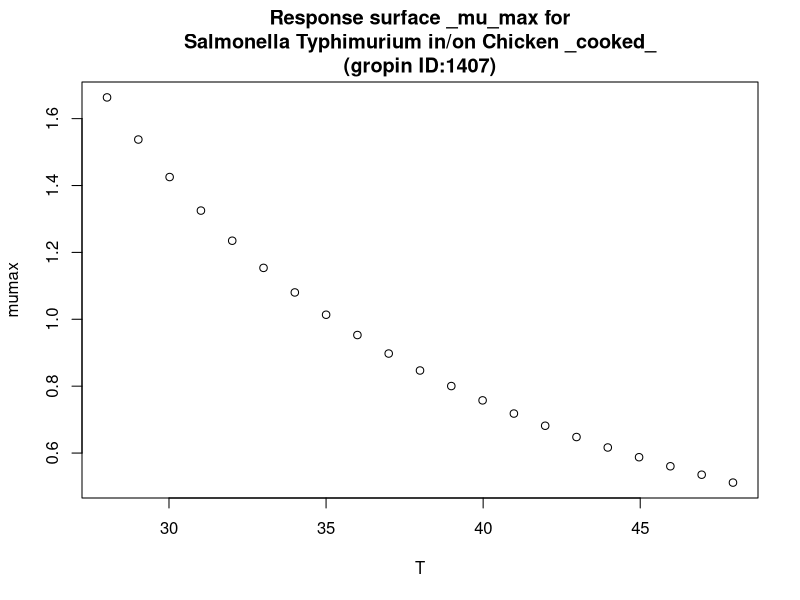

Generate this figure with R:
#############################
# start of Parameter script
#############################
T <- seq(28.028,47.952047952048,length.out=21)
#############################
# end of Parameter script
#############################
############################# 
# start of Model script Gropin ID 1407 
#############################
 
# constant coefficients for this model
 
variables <- data.frame(T)
argumentsPar <- unique.data.frame(expand.grid(variables))
 
# heart of the model
response_surface <- function(T) {
   mumax <-(32/(T-3.217))^2

	return(mumax=mumax)
} 

# output parameters
responseSurface <- cbind(argumentsPar,response_surface(argumentsPar['T']))
colnames(responseSurface) <- c(colnames(argumentsPar),'mumax')
#############################
# End of Model script
#############################
############################# 
# start of Visualisation script Gropin ID 1407 
#############################
titleText <-'Response surface _mu_max for
Salmonella Typhimurium in/on Chicken _cooked_
(gropin ID:1407)'
plot(T,responseSurface$'mumax',xlab='T',
                          ylab='mumax',main=titleText)
#############################
# End of Visualisation script
#############################
